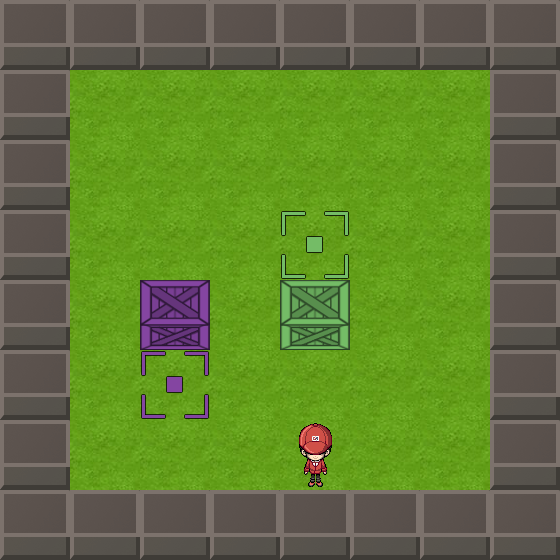

A 2D game scene composited from a Tiled map and its tileset images. What follows is a short description and the map's XML, with every tile layer's data as written:
An orthogonal 8x8 tile map with 70x70 px tiles, 4 tile layers (level, targets, player, boxes).

<map version="1.2" tiledversion="1.2.4" orientation="orthogonal" renderorder="right-down" width="8" height="8" tilewidth="70" tileheight="70" infinite="0" nextlayerid="5" nextobjectid="1">
 <tileset firstgid="1" name="sokoban" tilewidth="70" tileheight="70" tilecount="56" columns="8">
  <image source="../kanamiSprite2.png" width="560" height="490" />
 </tileset>
 <layer id="1" name="level" width="8" height="8">
  <data encoding="csv">
47,47,47,47,47,47,47,47,
47,30,30,30,30,30,30,47,
47,30,30,30,30,30,30,47,
47,30,30,30,30,30,30,47,
47,30,30,30,30,30,30,47,
47,30,30,30,30,30,30,47,
47,30,30,30,30,30,30,47,
47,47,47,47,47,47,47,47
</data>
 </layer>
 <layer id="4" name="targets" width="8" height="8">
  <data encoding="csv">
0,0,0,0,0,0,0,0,
0,0,0,0,0,0,0,0,
0,0,0,0,0,0,0,0,
0,0,0,0,43,0,0,0,
0,0,0,0,0,0,0,0,
0,0,46,0,0,0,0,0,
0,0,0,0,0,0,0,0,
0,0,0,0,0,0,0,0
</data>
 </layer>
 <layer id="3" name="player" width="8" height="8">
  <data encoding="csv">
0,0,0,0,0,0,0,0,
0,0,0,0,0,0,0,0,
0,0,0,0,0,0,0,0,
0,0,0,0,0,0,0,0,
0,0,0,0,0,0,0,0,
0,0,0,0,0,0,0,0,
0,0,0,0,8,0,0,0,
0,0,0,0,0,0,0,0
</data>
 </layer>
 <layer id="2" name="boxes" width="8" height="8">
  <data encoding="csv">
0,0,0,0,0,0,0,0,
0,0,0,0,0,0,0,0,
0,0,0,0,0,0,0,0,
0,0,0,0,0,0,0,0,
0,0,38,0,35,0,0,0,
0,0,0,0,0,0,0,0,
0,0,0,0,0,0,0,0,
0,0,0,0,0,0,0,0
</data>
 </layer>
</map>
